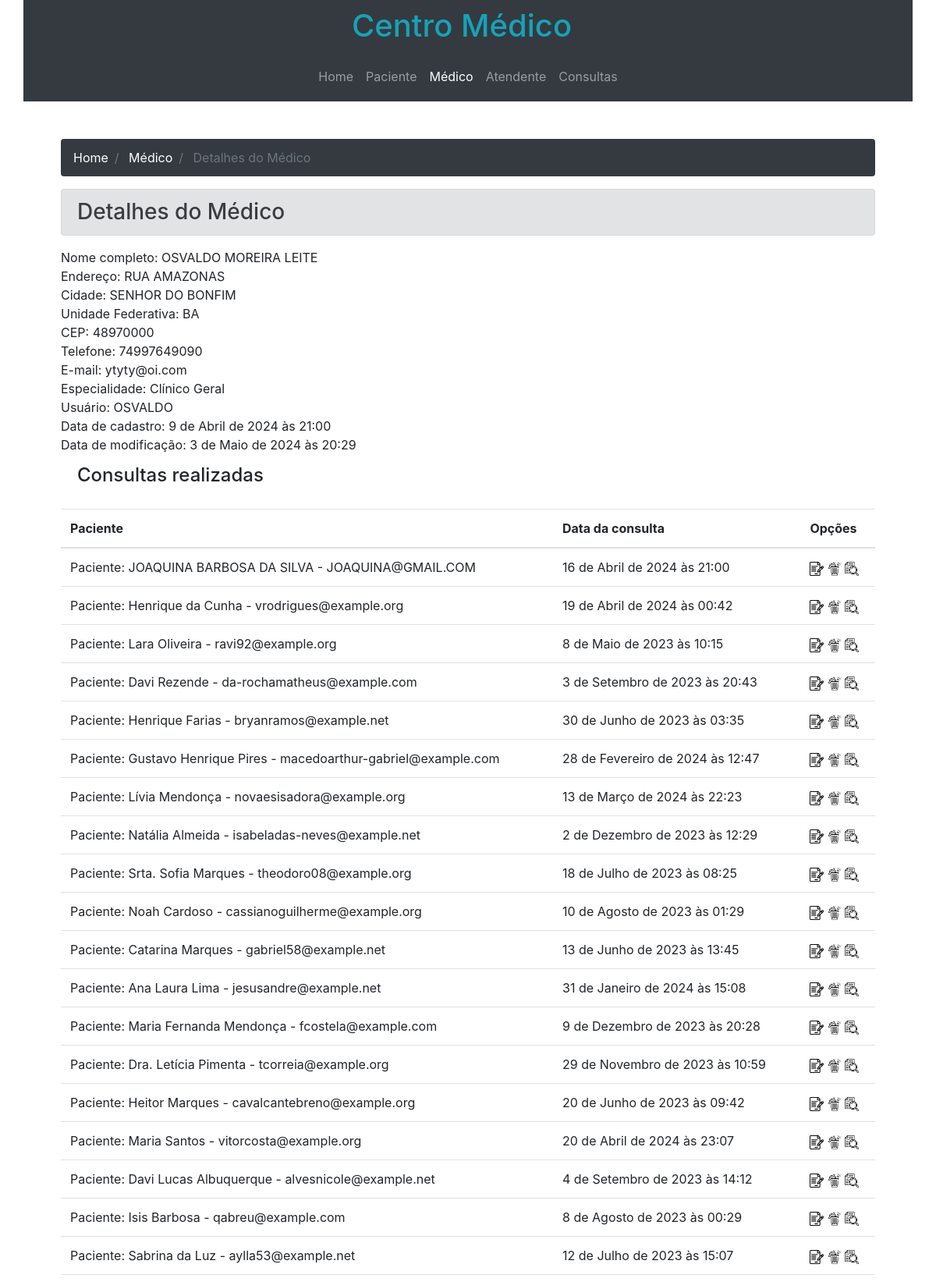
Screenshot of /medico/detalhamento/1 (upper part) with the database file from the repository.
### app/models.py (models this page shows, shortened)
class Medico(models.Model):
    nome_completo = models.CharField(max_length=100)
    endereco = models.CharField(max_length=250)
    cidade = models.CharField(max_length=100)
    uf = models.CharField(max_length=2, help_text='Informe a unidade Federativa', verbose_name='Unidade Federativa')
    cep = models.CharField(max_length=9)
    telefone = models.CharField(max_length=11)
    email = models.EmailField(max_length=100)
    especialidade = models.CharField(max_length=200)
    usuario = models.CharField(max_length=50)
    senha = models.CharField(max_length=50)
    data_cadastro = models.DateTimeField(auto_now_add=True)
    data_modificacao = models.DateTimeField(auto_now=True)

class Consultas(models.Model):
    paciente = models.ForeignKey(Paciente,on_delete=models.PROTECT)
    atendente = models.ForeignKey(Atendente,on_delete=models.PROTECT)
    medico = models.ForeignKey(Medico,on_delete=models.PROTECT)
    data_agendamento = models.DateTimeField(auto_now_add=True)
    data_consulta = models.DateTimeField()
    relato_paciente = models.TextField(blank=True)
    sintomas = models.ManyToManyField(Sintomas, blank=True)
    laudo = models.TextField(blank=True)
    medicacao = models.CharField(max_length=100, blank=True)
    data_modificacao = models.DateTimeField(auto_now=True)

class Paciente(models.Model):
    nome_completo = models.CharField(max_length=100)
    endereco = models.CharField(max_length=250)
    cidade = models.CharField(max_length=100)
    uf = models.CharField(max_length=2)
    cep = models.CharField(max_length=9)
    telefone = models.CharField(max_length=11)
    email = models.EmailField(max_length=100)
    data_cadastro = models.DateTimeField(auto_now_add=True)
    data_modificacao = models.DateTimeField(auto_now=True)
    def __str__(self):
        return f"Paciente: {self.nome_completo} - {self.email}"

### app/views.py (the view)
# urls.py: path('medico/detalhamento/<int:id>',detalhamento_medico,name='detalhamento_medico'),
def detalhamento_medico(request,id):
    dados = {'pagina':'medico','medico':Medico.objects.get(id=id),'consultas': Consultas.objects.filter(medico_id=id)}
    return render(request,'detalhamento_medico.html',dados)

### app/templates/detalhamento_medico.html (shortened to what this page needs)
{% extends "base.html" %}
{% load static %}
{% block conteudo %}
<nav aria-label="breadcrumb">
    <ol class="breadcrumb bg-dark">
        <li class="breadcrumb-item">
            <a href="{% url 'home' %}" class="text-white">Home</a>
        </li>
        <li class="breadcrumb-item">
            <a href="{% url 'medico' %}" class="text-white">Médico</a>
        </li>
        <li class="breadcrumb-item active" aria-current="page">
            Detalhes do Médico
        </li>
    </ol>
</nav>
<h3 class='alert alert-secondary'>Detalhes do Médico</h3>
Nome completo: {{medico.nome_completo}}
<br />
Endereço: {{medico.endereco}}
<br />
Cidade: {{medico.cidade}}
<br />
Unidade Federativa: {{medico.uf}}
<br />
CEP: {{medico.cep}}
<br />
Telefone: {{medico.telefone}}
<br />
E-mail: {{medico.email}}
<br />
Especialidade: {{medico.especialidade}}
<br />
Usuário: {{medico.usuario}}
<br />
Data de cadastro: {{medico.data_cadastro}}
<br />
Data de modificação: {{medico.data_modificacao}}
<h4 class='alert'>Consultas realizadas</h4>
<table class="table">
    <thead>
        <tr>
            <th>Paciente</th>
            <th>Data da consulta</th>
            <th>Opções</th>
        </tr>
    </thead>
    <tbody>
{% for objeto in consultas %}
<tr>
    <td>{{ objeto.paciente }}</td>
    <td>{{ objeto.data_consulta }}</td>
    <td>
        <a href="#"><img src="{% static 'img/editar.png' %}" width="18px"></a>
        <a href="#"><img src="{% static 'img/deletar.png' %}" width="18px"></a>
        <a href="#"><img src="{% static 'img/detalhar.png' %}" width="18px"></a>
     </td>
 </tr>
{% endfor %}
</tbody>
</table>
{% endblock %}

### rows the page displays
Medico: nome_completo "OSVALDO MOREIRA LEITE", endereco "RUA AMAZONAS", cidade "SENHOR DO BONFIM", uf "BA", cep "48970000", telefone "74997649090", email "ytyty@oi.com", especialidade "Clínico Geral", usuario "OSVALDO", data_cadastro "9 de Abril de 2024 às 21:00", data_modificacao "3 de Maio de 2024 às 20:29"
Consultas: paciente "Paciente: JOAQUINA BARBOSA DA SILVA - JOAQUINA@GMAIL.COM", data_consulta "16 de Abril de 2024 às 21:00"
Consultas: paciente "Paciente: Henrique da Cunha - vrodrigues@example.org", data_consulta "19 de Abril de 2024 às 00:42"
Consultas: paciente "Paciente: Lara Oliveira - ravi92@example.org", data_consulta "8 de Maio de 2023 às 10:15"
Consultas: paciente "Paciente: Davi Rezende - da-rochamatheus@example.com", data_consulta "3 de Setembro de 2023 às 20:43"
Consultas: paciente "Paciente: Henrique Farias - bryanramos@example.net", data_consulta "30 de Junho de 2023 às 03:35"
Consultas: paciente "Paciente: Gustavo Henrique Pires - macedoarthur-gabriel@example.com", data_consulta "28 de Fevereiro de 2024 às 12:47"
Consultas: paciente "Paciente: Lívia Mendonça - novaesisadora@example.org", data_consulta "13 de Março de 2024 às 22:23"
Consultas: paciente "Paciente: Natália Almeida - isabeladas-neves@example.net", data_consulta "2 de Dezembro de 2023 às 12:29"
Consultas: paciente "Paciente: Srta. Sofia Marques - theodoro08@example.org", data_consulta "18 de Julho de 2023 às 08:25"
Consultas: paciente "Paciente: Noah Cardoso - cassianoguilherme@example.org", data_consulta "10 de Agosto de 2023 às 01:29"
Consultas: paciente "Paciente: Catarina Marques - gabriel58@example.net", data_consulta "13 de Junho de 2023 às 13:45"
Consultas: paciente "Paciente: Ana Laura Lima - jesusandre@example.net", data_consulta "31 de Janeiro de 2024 às 15:08"
Consultas: paciente "Paciente: Maria Fernanda Mendonça - fcostela@example.com", data_consulta "9 de Dezembro de 2023 às 20:28"
Consultas: paciente "Paciente: Dra. Letícia Pimenta - tcorreia@example.org", data_consulta "29 de Novembro de 2023 às 10:59"
Consultas: paciente "Paciente: Heitor Marques - cavalcantebreno@example.org", data_consulta "20 de Junho de 2023 às 09:42"
Consultas: paciente "Paciente: Maria Santos - vitorcosta@example.org", data_consulta "20 de Abril de 2024 às 23:07"
Consultas: paciente "Paciente: Davi Lucas Albuquerque - alvesnicole@example.net", data_consulta "4 de Setembro de 2023 às 14:12"
Consultas: paciente "Paciente: Isis Barbosa - qabreu@example.com", data_consulta "8 de Agosto de 2023 às 00:29"
Consultas: paciente "Paciente: Sabrina da Luz - aylla53@example.net", data_consulta "12 de Julho de 2023 às 15:07"
